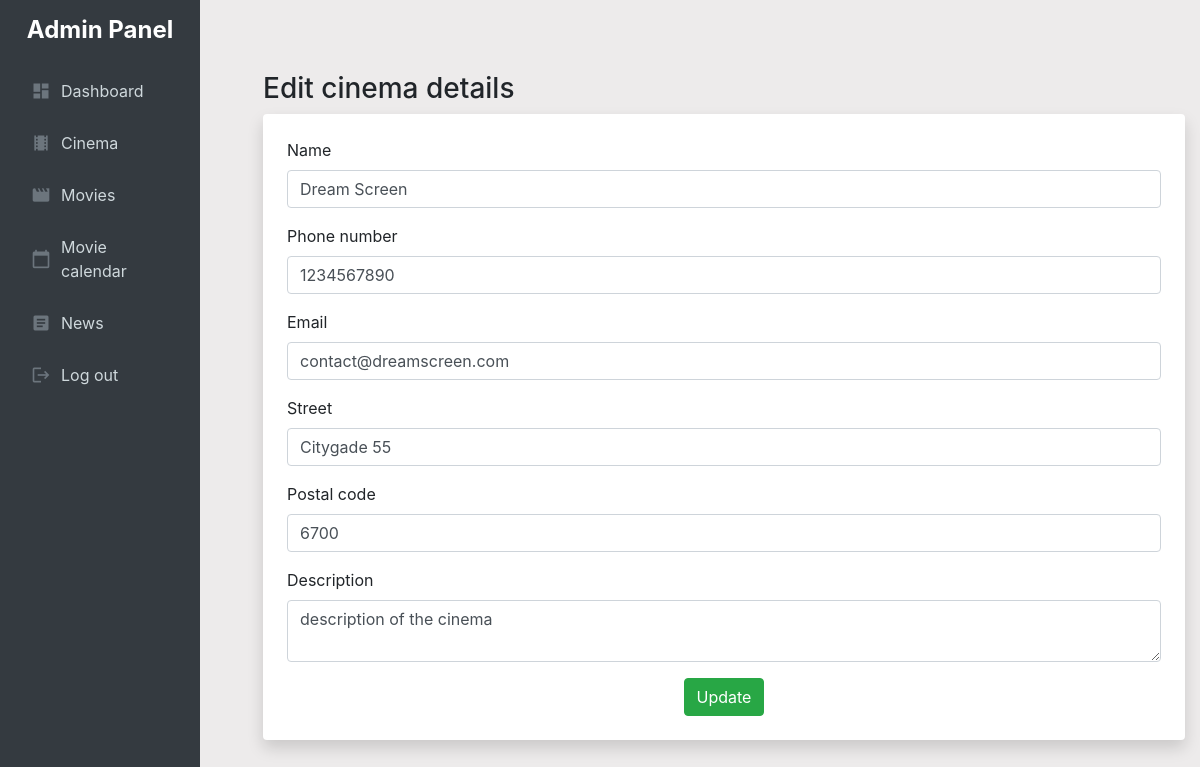
Page /admin/cinema/editCinema.php?cinemaID=1 on the committed database.
### tables this page shows
CREATE TABLE Cinema (
    cinemaID INT AUTO_INCREMENT PRIMARY KEY,
    name VARCHAR(100) NOT NULL,
    phoneNumber VARCHAR(15),
    email VARCHAR(100),
    street VARCHAR(100),
    postalCode VARCHAR(4),
    description TEXT,
    FOREIGN KEY (postalCode) REFERENCES PostalCode(postalCode)
);

### admin/cinema/editCinema.php (the view, shortened to what this page needs)
<?php
require_once "../../includes/connection.php";
require_once "../components/admin_navbar.php";
$cinemaID = $_GET['cinemaID'] ?? null;
if ($cinemaID) {
    $query = $db->prepare("SELECT * FROM Cinema WHERE cinemaID = :cinemaID");
    $query->execute([':cinemaID' => $cinemaID]);
    $cinema = $query->fetch(PDO::FETCH_ASSOC);
} else {
    echo "<div class='alert alert-danger'>Cinema ID not provided.</div>";
    exit;
}
?>
<!DOCTYPE html>
<html lang="en">
<head>
    <link rel="stylesheet" href="https://maxcdn.bootstrapcdn.com/bootstrap/4.5.2/css/bootstrap.min.css">
    <link rel="stylesheet" href="../admin_style/admin_style.css?v=1.2">
</head>
<body>
<div class="container my-4">
    <h3 class="mt-5">Edit cinema details</h3>
    <form method="post" action="editCinema.php?cinemaID=<?php echo $cinemaID; ?>" class="p-4 shadow rounded bg-white">
        <div class="form-group mb-3">
            <label for="name">Name</label>
            <input type="text" id="name" name="name" class="form-control" value="<?php echo htmlspecialchars($cinema['name']); ?>" required>
        </div>
        <div class="form-group mb-3">
            <label for="phoneNumber">Phone number</label>
            <input type="text" id="phoneNumber" name="phoneNumber" class="form-control" value="<?php echo htmlspecialchars($cinema['phoneNumber']); ?>" required>
        </div>
        <div class="form-group mb-3">
            <label for="email">Email</label>
            <input type="email" id="email" name="email" class="form-control" value="<?php echo htmlspecialchars($cinema['email']); ?>" required>
        </div>
        <div class="form-group mb-3">
            <label for="street">Street</label>
            <input type="text" id="street" name="street" class="form-control" value="<?php echo htmlspecialchars($cinema['street']); ?>" required>
        </div>
        <div class="form-group mb-3">
            <label for="postalCode">Postal code</label>
            <input type="text" id="postalCode" name="postalCode" class="form-control" value="<?php echo htmlspecialchars($cinema['postalCode']); ?>" required>
        </div>
        <div class="form-group mb-3">
            <label for="description">Description</label>
            <textarea id="description" name="description" class="form-control" required><?php echo htmlspecialchars($cinema['description']); ?></textarea>
        </div>
        <div class="text-center">
            <button type="submit" class="btn btn-success">Update</button>
        </div>
    </form>
</div>
</body>
</html>

### admin/admin_style/admin_style.css (style rules this page uses)
body { margin: 0; display: flex; background-color: #edebeb; }

### rows in the picture
cinema: name "Dream Screen", phoneNumber "1234567890", email "contact@dreamscreen.com", street "Citygade 55", postalCode "6700", description "description of the cinema"
